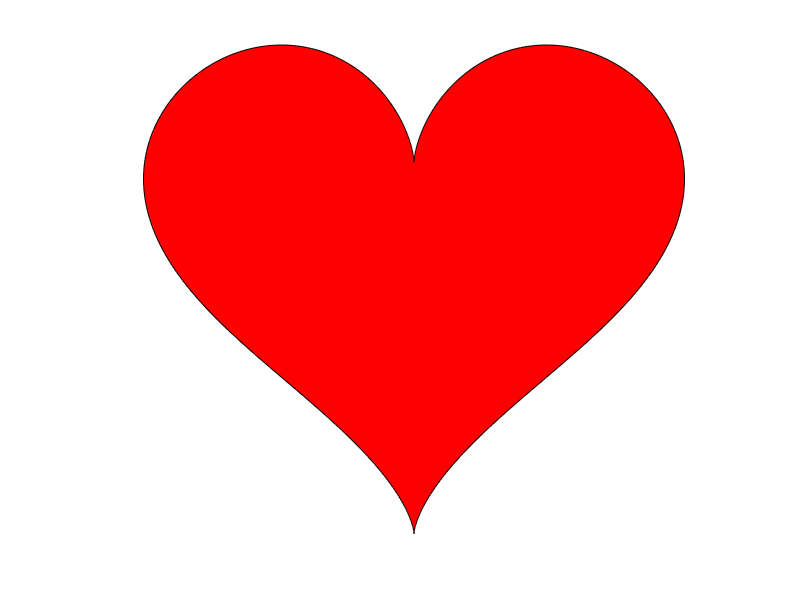

The MATLAB script that drew this image:
figure('NumberTitle','off')
t = 0:pi/256:2*pi;
x = 16*sin(t).^3;
y = 13*cos(t)-5*cos(2*t)-2*cos(3*t)-cos(4*t);
patch(x,y,[1,0,0])
axis equal
axis off